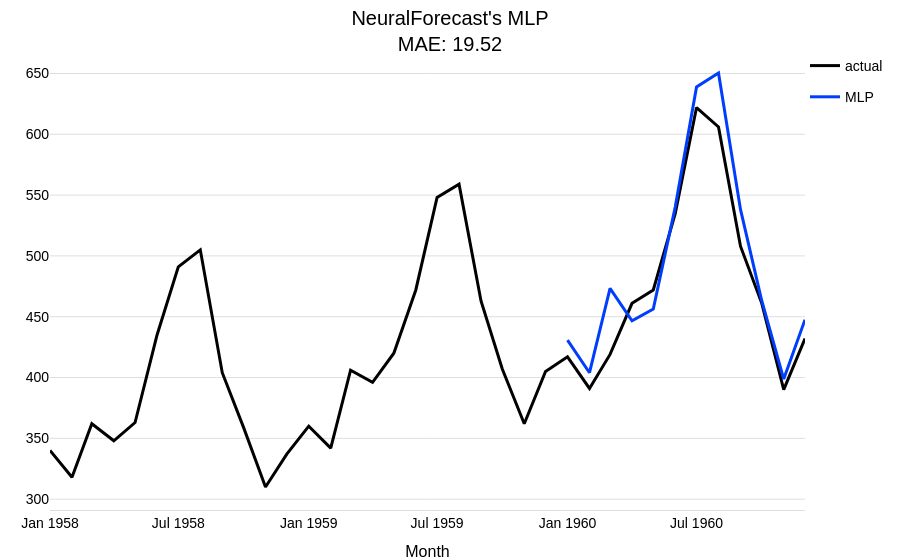

The code cell stored with this chart in its notebook:
### Markdown cell above
Using `NeuralForecastModel` is straightforward: set `model` to any NeuralForecast base model name (as a string) or class (see all available models [here](https://nixtlaverse.nixtla.io/neuralforecast/docs/capabilities/overview.html)), and pass model-specific architectural parameters via `model_kwargs`. Everything else (training, covariates, likelihoods) works exactly like any other Darts `TorchForecastingModel`.

<div class="alert alert-success" role="alert">
    Darts will take care of automatically setting non-architectural parameters for you. These parameters <b>will be ignored</b> in <i>model_kwargs</i>:
    <ol>
        <li><b>Input and output parameters</b>: <i>input_size</i>, <i>h</i>, and <i>n_series</i> These are automatically set to match the <i>input_chunk_length</i>, <i>output_chunk_length</i>, and number of target series (components), respectively.
        <li><b>Covariate parameters</b>: <i>futr_exog_list</i>, <i>hist_exog_list</i>, and <i>stat_exog_list</i>. These are inferred directly from the input time series passed to <i>fit()</i>.
        <li><b>Training and PyTorch (Lightning)-related setup</b>: <i>loss</i>, <i>learning_rate</i>, <i>max_steps</i>, etc. are all handled by Darts. You can specify these parameters directly. You can find all parameters in the <i>kwargs</i> parameter description <a href="https://unit8co.github.io/darts/generated_api/darts.models.forecasting.tide_model.html#darts.models.forecasting.tide_model.TiDEModel">here</a>.
    </ol>
</div>

### Code cell
# define parameters shared by all Darts' models
darts_kwargs = dict(
    input_chunk_length=input_chunk_length,  # the model's input window
    output_chunk_length=output_chunk_length,  # the model's output window
    use_reversible_instance_norm=True,  # reversible instance normalization against distribution shift
    n_epochs=50,  # train the model for 50 epochs
    random_state=42,
    pl_trainer_kwargs=dict(
        accelerator="auto"
    ),  # configure the PyTorch Lightning Trainer for advanced techniques
)

model = NeuralForecastModel(
    model="MLP",
    model_kwargs=dict(
        num_layers=2, hidden_size=1024
    ),  # set NeuralForecast model hyperparameters
    **darts_kwargs,
)

# train and predict; training only on a single series allows us to call `predict()` without having to pass a `series`.
# the forecast will start after the end of that training series
model.fit(train)
pred = model.predict(n=output_chunk_length)

# plot
fig = series[-3 * output_chunk_length :].plotly(label="actual")
fig = pred.plotly(label="MLP", fig=fig)
fig.update_layout(title=f"NeuralForecast's MLP<br>MAE: {mae(val, pred):.2f}")

### Figure 1 — Plotly figure (JSON) as saved in the notebook; plotly's stock layout.template omitted (floating-point values rounded to 4 significant figures)
{"data": [{"hovertemplate": "<b>actual</b>: %{y:.3g}<extra></extra>", "legendgroup": "actual", "line": {"color": "#000000"}, "mode": "lines", "name": "actual", "type": "scatter", "x": ["1958-01-01T00:00:00.000000000", "1958-02-01T00:00:00.000000000", "1958-03-01T00:00:00.000000000", "1958-04-01T00:00:00.000000000", "1958-05-01T00:00:00.000000000", "1958-06-01T00:00:00.000000000", "1958-07-01T00:00:00.000000000", "1958-08-01T00:00:00.000000000", "1958-09-01T00:00:00.000000000", "1958-10-01T00:00:00.000000000", "1958-11-01T00:00:00.000000000", "1958-12-01T00:00:00.000000000", "1959-01-01T00:00:00.000000000", "1959-02-01T00:00:00.000000000", "1959-03-01T00:00:00.000000000", "1959-04-01T00:00:00.000000000", "1959-05-01T00:00:00.000000000", "1959-06-01T00:00:00.000000000", "1959-07-01T00:00:00.000000000", "1959-08-01T00:00:00.000000000", "1959-09-01T00:00:00.000000000", "1959-10-01T00:00:00.000000000", "1959-11-01T00:00:00.000000000", "1959-12-01T00:00:00.000000000", "1960-01-01T00:00:00.000000000", "1960-02-01T00:00:00.000000000", "1960-03-01T00:00:00.000000000", "1960-04-01T00:00:00.000000000", "1960-05-01T00:00:00.000000000", "1960-06-01T00:00:00.000000000", "1960-07-01T00:00:00.000000000", "1960-08-01T00:00:00.000000000", "1960-09-01T00:00:00.000000000", "1960-10-01T00:00:00.000000000", "1960-11-01T00:00:00.000000000", "1960-12-01T00:00:00.000000000"], "y": [340.0, 318.0, 362.0, 348.0, 363.0, 435.0, 491.0, 505.0, 404.0, 359.0, 310.0, 337.0, 360.0, 342.0, 406.0, 396.0, 420.0, 472.0, 548.0, 559.0, 463.0, 407.0, 362.0, 405.0, 417.0, 391.0, 419.0, 461.0, 472.0, 535.0, 622.0, 606.0, 508.0, 461.0, 390.0, 432.0]}, {"hovertemplate": "<b>MLP</b>: %{y:.3g}<extra></extra>", "legendgroup": "MLP", "line": {"color": "#003dfd"}, "mode": "lines", "name": "MLP", "type": "scatter", "x": ["1960-01-01T00:00:00.000000000", "1960-02-01T00:00:00.000000000", "1960-03-01T00:00:00.000000000", "1960-04-01T00:00:00.000000000", "1960-05-01T00:00:00.000000000", "1960-06-01T00:00:00.000000000", "1960-07-01T00:00:00.000000000", "1960-08-01T00:00:00.000000000", "1960-09-01T00:00:00.000000000", "1960-10-01T00:00:00.000000000", "1960-11-01T00:00:00.000000000", "1960-12-01T00:00:00.000000000"], "y": [430.8, 404.0, 473.2, 446.7, 456.3, 540.3, 638.8, 650.4, 538.2, 463.1, 398.7, 447.6]}], "layout": {"hovermode": "x unified", "title": {"text": "NeuralForecast's MLP<br>MAE: 19.52"}, "xaxis": {"title": {"text": "Month"}}}}
